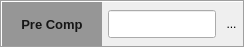
     <widget class="QFrame" name="preCompFrame">
      <property name="sizePolicy">
       <sizepolicy hsizetype="Preferred" vsizetype="Expanding">
        <horstretch>0</horstretch>
        <verstretch>0</verstretch>
       </sizepolicy>
      </property>
      <property name="maximumSize">
       <size>
        <width>16777215</width>
        <height>48</height>
       </size>
      </property>
      <property name="frameShape">
       <enum>QFrame::Box</enum>
      </property>
      <property name="frameShadow">
       <enum>QFrame::Sunken</enum>
      </property>
      <layout class="QHBoxLayout" name="horizontalLayout_29">
       <property name="spacing">
        <number>0</number>
       </property>
       <property name="margin">
        <number>0</number>
       </property>
       <item>
        <layout class="QHBoxLayout" name="horizontalLayout_31" stretch="0,0">
         <property name="spacing">
          <number>4</number>
         </property>
         <item>
          <widget class="QFrame" name="postRenderOuterFrame_3">
           <property name="minimumSize">
            <size>
             <width>100</width>
             <height>0</height>
            </size>
           </property>
           <property name="maximumSize">
            <size>
             <width>100</width>
             <height>16777215</height>
            </size>
           </property>
           <property name="autoFillBackground">
            <bool>false</bool>
           </property>
           <property name="styleSheet">
            <string notr="true">QFrame { background-color:rgb(150,150,150); }</string>
           </property>
           <property name="frameShape">
            <enum>QFrame::NoFrame</enum>
           </property>
           <property name="frameShadow">
            <enum>QFrame::Raised</enum>
           </property>
           <layout class="QVBoxLayout" name="verticalLayout_12">
            <property name="spacing">
             <number>0</number>
            </property>
            <property name="margin">
             <number>0</number>
            </property>
            <item>
             <widget class="QLabel" name="postRenderLabel_3">
              <property name="maximumSize">
               <size>
                <width>16777215</width>
                <height>16777215</height>
               </size>
              </property>
              <property name="font">
               <font>
                <pointsize>10</pointsize>
                <weight>75</weight>
                <bold>true</bold>
               </font>
              </property>
              <property name="acceptDrops">
               <bool>true</bool>
              </property>
              <property name="autoFillBackground">
               <bool>false</bool>
              </property>
              <property name="styleSheet">
               <string notr="true">QLabel { background-color:rgb(150,150,150);       	        	color: rgb(22,22,22); }</string>
              </property>
              <property name="text">
               <string>Pre Comp</string>
              </property>
              <property name="alignment">
               <set>Qt::AlignCenter</set>
              </property>
             </widget>
            </item>
           </layout>
          </widget>
         </item>
         <item>
          <widget class="QFrame" name="frame_7">
           <property name="frameShape">
            <enum>QFrame::NoFrame</enum>
           </property>
           <property name="frameShadow">
            <enum>QFrame::Raised</enum>
           </property>
           <layout class="QHBoxLayout" name="horizontalLayout_5">
            <property name="spacing">
             <number>0</number>
            </property>
            <property name="margin">
             <number>1</number>
            </property>
            <item>
             <widget class="QFrame" name="renderOptRenderManItemsFrame_4">
              <property name="frameShape">
               <enum>QFrame::NoFrame</enum>
              </property>
              <property name="frameShadow">
               <enum>QFrame::Raised</enum>
              </property>
              <layout class="QGridLayout" name="gridLayout_3">
               <property name="margin">
                <number>1</number>
               </property>
               <item row="0" column="2">
                <widget class="QToolButton" name="browsePreCompFile">
                 <property name="styleSheet">
                  <string notr="true">QToolButton { border-style: none; } 

QToolButton:hover {background-color: rgb(86,86,86);
				               	border-radius:8px;
}	
</string>
                 </property>
                 <property name="text">
                  <string>...</string>
                 </property>
                </widget>
               </item>
               <item row="0" column="0">
                <widget class="QLineEdit" name="precomp_lineEdit">
                 <property name="sizePolicy">
                  <sizepolicy hsizetype="Expanding" vsizetype="Minimum">
                   <horstretch>0</horstretch>
                   <verstretch>0</verstretch>
                  </sizepolicy>
                 </property>
                 <property name="minimumSize">
                  <size>
                   <width>0</width>
                   <height>28</height>
                  </size>
                 </property>
                </widget>
               </item>
              </layout>
             </widget>
            </item>
           </layout>
          </widget>
         </item>
        </layout>
       </item>
      </layout>
     </widget>
